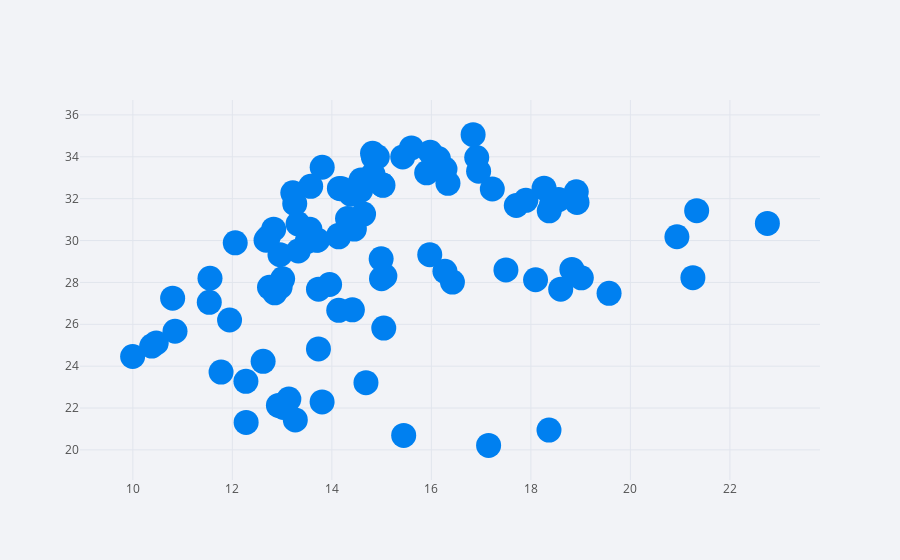

The notebook cell this image was saved under:
### Code cell
df.iplot(x = 'A', y = 'B', mode = 'markers', size = 25)
